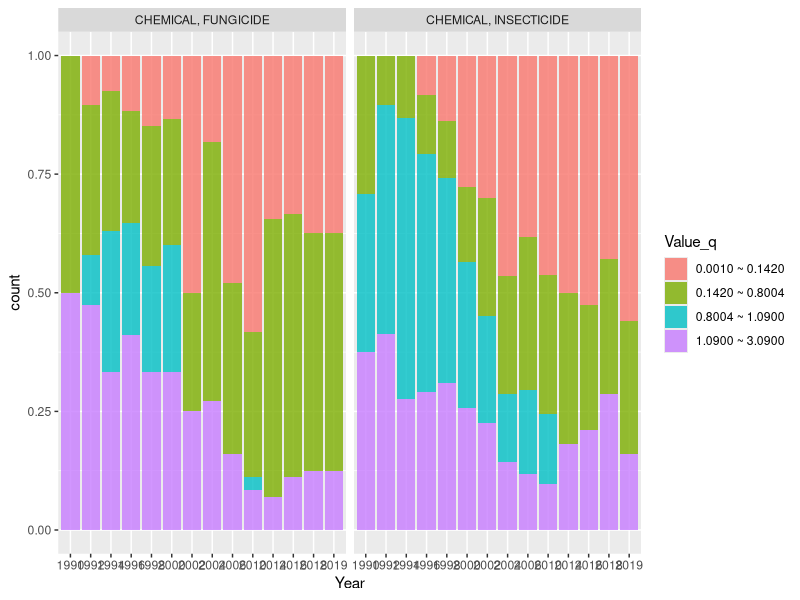
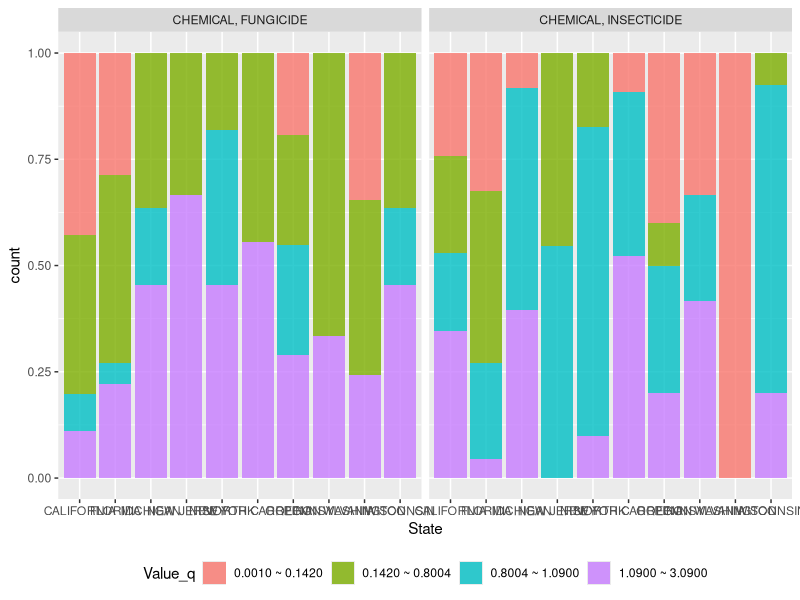
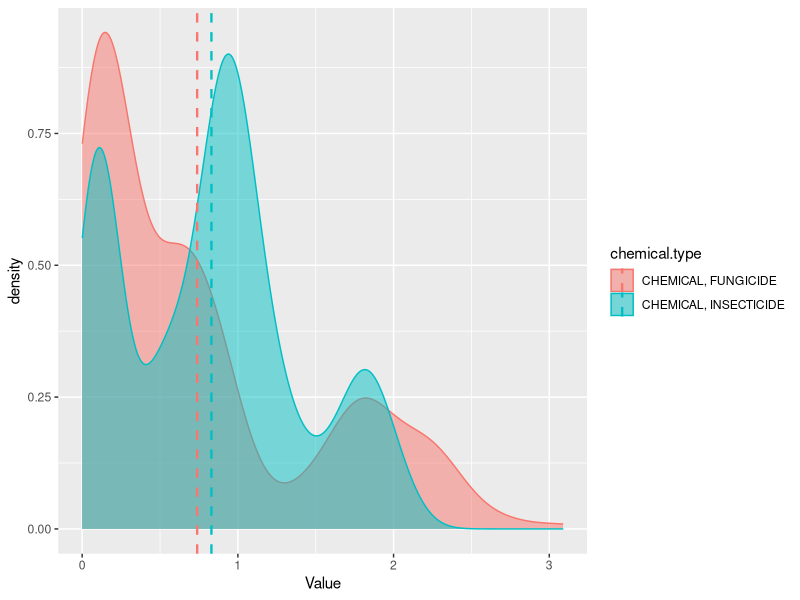
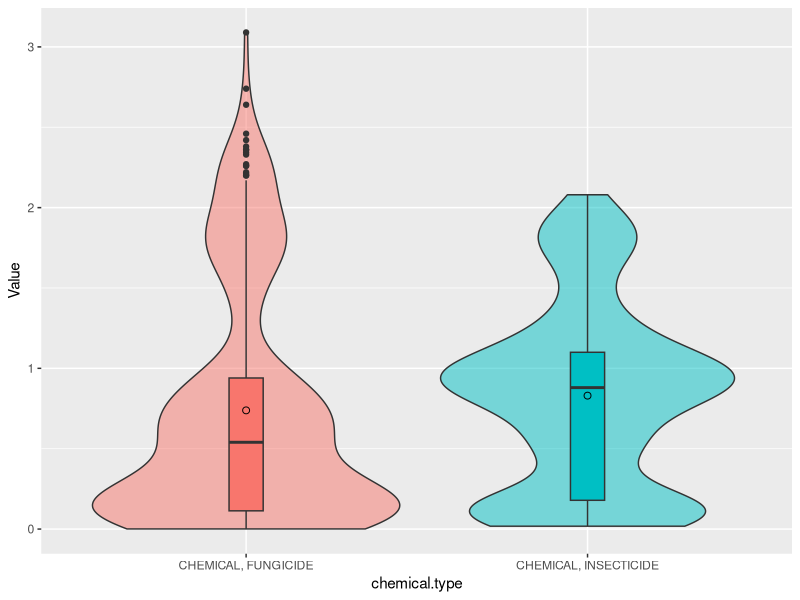

Generate these figures, in order, with R:
## ---- chunk 1
knitr::opts_chunk$set(echo = TRUE)
library(dplyr)
library(tidyverse)
library(magrittr)
## ---- chunk 2

strb <- read.csv("strawberry_test.csv")

dim(strb) # 10215 21

## ---- chunk 3

colSums(is.na(strb)) 

drop_no_info_cols <- function(df){
  cnames <- colnames(df)
  T = NULL
  for(i in 1:ncol(df)){T <- c(T, nrow(unique(df[i])))} # unique values of each column
  drop_cols <- cnames[which(T == 1)]
  return(select(df, !all_of(drop_cols)))
}

# columns with only one value: Geo.Level(STATE); watershed_code(0); Commodity(STRAWBERRIES)

strb <- drop_no_info_cols(strb)
colnames(strb)

## ---- chunk 4
# View(strb)
strb %<>% separate(col = Data.Item, 
                   into = c("Strawberries", "items", "discription", "units"), 
                   sep = ",", 
                   fill = "right")

# unique(strb$Strawberries)
# unique(strb$items)
# unique(strb$discription)
# unique(strb$units) 

distinct(strb, Domain)

# copy column of Domain.Category
strb %<>% 
  mutate(Chemicals = Domain.Category) %>% 
  relocate(Chemicals, .after = Domain.Category)

strb %<>% separate(col = Chemicals,
                     into = c("chemical.type", "chemical"),
                     sep = ":",
                     fill = "right")


strb$chemical <- str_extract(str_trim(strb$chemical) ,"[^(].*[^)]")

distinct(strb, chemical.type)


strb %<>% separate(col = chemical, 
                    into = c("chemical", "che_num"), 
                    sep = "=", 
                    fill = "right")
## ---- chunk 5

pest <- read.csv("pesticides.csv")
# dim(pest)
names(pest)[1] <- "Pesticide"

pest <- pest[!apply(pest == "",1, all), ] # delete empty rows


# include empty relationship
l_pest <- pest %>% gather(Toxicity, Level, Carcinogen:Bee.Toxins, -Pesticide)

# clarify a new column, human or bee
l_pest <- mutate(l_pest, humanORbee = ifelse(Toxicity == "Bee.Toxins", "Bee", "Human"))

# without empty relationship
rela_pest <- l_pest[!(l_pest$Level == ""), ]

# turn name into capital letters
rela_pest$Pesticide <- toupper(rela_pest$Pesticide)

names(rela_pest)[1] <- "chemical"



## ---- chunk 6

strb$chemical <- str_trim(strb$chemical)
strb$discription <- str_trim(strb$discription)
# count(strb, chemical.type)
df <- merge(x= strb, y = rela_pest, by = "chemical")
# count(df, chemical.type)

df %<>% select(chemical, chemical.type, humanORbee, Level, State, Year, discription, Value, Year)

df %<>% filter(!Value == " (D)" & !Value == " (Z)")

df %<>% filter(discription == "MEASURED IN LB / ACRE / APPLICATION")

## ---- chunk 7

df <- drop_no_info_cols(df)

df$Value <- as.numeric(df$Value)
df$Year <- as.factor(df$Year)
df$chemical.type <- as.factor(df$chemical.type)
# df %>% count(chemical)
# 
# df %>% count(chemical.type)

df %>%count(State)
summary(df$Value)
# set flag:
# 1: 0.0010 ~ 0.1420
# 2: 0.1420 ~ 0.8004
# 3: 0.8004 ~ 1.0900 
# 4: 1.0900 ~ 3.0900 
df$Value_q <- as.factor(ifelse((df$Value <= .1420), "0.0010 ~ 0.1420", 
                     ifelse((df$Value > .1420 & df$Value <= .8004), "0.1420 ~ 0.8004", 
                            ifelse((df$Value > .8004 & df$Value <= 1.0900), "0.8004 ~ 1.0900", "1.0900 ~ 3.0900" ))))

mu <- df %>% group_by(chemical.type) %>% summarise(mean = mean(Value))

ggplot(df) + geom_bar(aes(x = Year, fill = Value_q), alpha = .8, position = "fill") + facet_grid(~ chemical.type)  

ggplot(df) + geom_bar(aes(x = State, fill = Value_q), alpha = .8, position = "fill") + facet_grid(~ chemical.type) + theme(legend.position  = "bottom")

ggplot() + geom_density(data = df, aes(x = Value, fill = chemical.type, color = chemical.type), alpha = .5) + geom_vline(data = mu, aes(xintercept = mean, color = chemical.type), linetype = "dashed", lwd = .8)

ggplot(df, aes( x = chemical.type, y = Value, fill = chemical.type)) + geom_violin(alpha = .5) + geom_boxplot(width=0.1) + stat_summary(fun=mean, geom="point", shape=1, size=2) + theme(legend.position  = "none")



